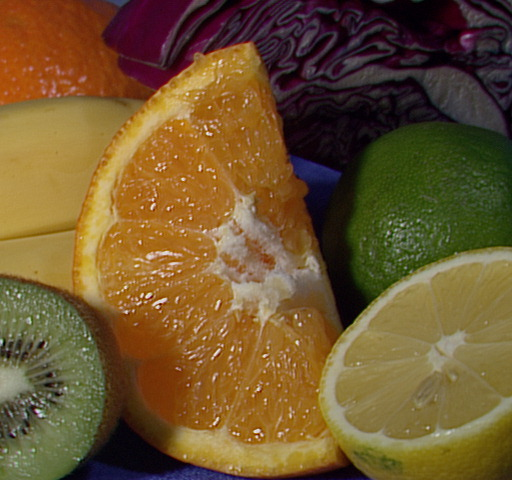
#> input picture cnu_image_processing_#3/02주차/fruits.jpg, 512 x 480 px
$ python 2_week.py
#> lines starting #> are read from the running program, lines starting #| are printed output that depends on the picture
#> further down, src is the input picture: shape (480, 512, 3); mean B, G, R 46.2, 85.6, 110.8
import cv2
import numpy as np

def my_bgr2gray(src):
    '''
    :param src:컬러 이미지
    :return dst1, dst2, dst3:흑백 이미지
    '''

    #cvtColor() 함수 이용
    dst1 = cv2.cvtColor(src, cv2.COLOR_BGR2GRAY)
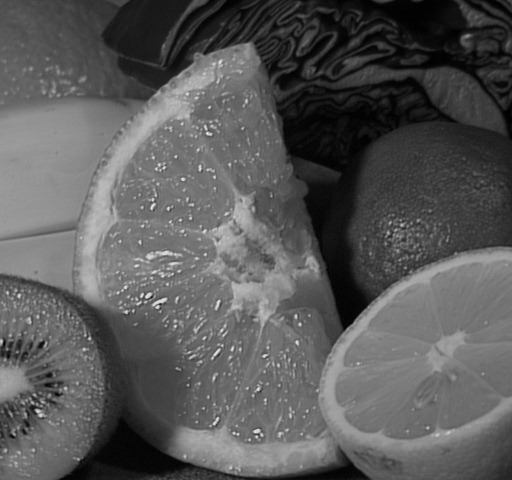
#> dst1: shape (480, 512); min 0, max 238, mean 88.7

    #########################
    # TODO                  #
    # dst2, dst3, dst4 채우기     #
    #########################
    #dst2는 B, G, R채널 각각 1/3씩 사용
    dst2 = (1/3 * src[:, :, 0]) + (1/3 * src[:, :, 1]) + (1/3 * src[:, :, 2])

    #dst3은 B, G, R채널 중 하나의 채널만 사용(B,G,R중 원하는거 아무거나)

    dst3 = src[:, :, 0]
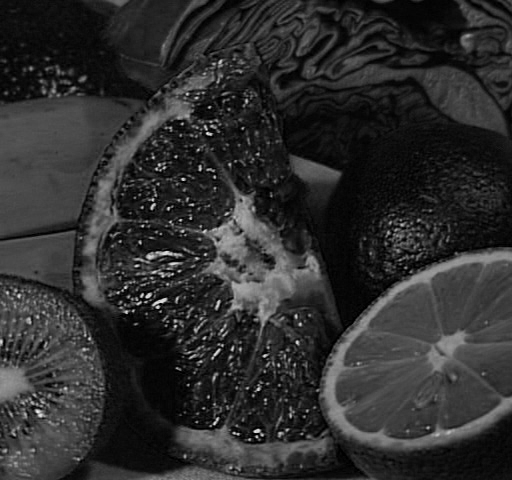
#> dst3: shape (480, 512); min 0, max 245, mean 46.2

    #dst2 반올림 np.round를 사용해도 무관
    dst2 = (dst2+0.5).astype(np.uint8)

    #dst4는 공식 사용

    dst4 = (0.2125 * src[:, :, 2]) + (0.7154 * src[:, :, 1]) + (0.0721 * src[:, :, 0])
    dst4 = (dst4).astype(np.uint8)
    return dst1, dst2, dst3, dst4


#아래의 이미지 3개 다 해보기
src = cv2.imread('fruits.jpg')
#src = cv2.imread('Lena.png')
#src = cv2.imread('Penguins.png')

dst1, dst2, dst3, dst4 = my_bgr2gray(src)

cv2.imshow('original', src)
cv2.imshow('gray(cvtColor)', dst1)
cv2.imshow('gray(1/3)', dst2)
cv2.imshow('gray(one channel)', dst3)
cv2.imshow('gray(phosphor)',dst4)

cv2.waitKey()
cv2.destroyAllWindows()
